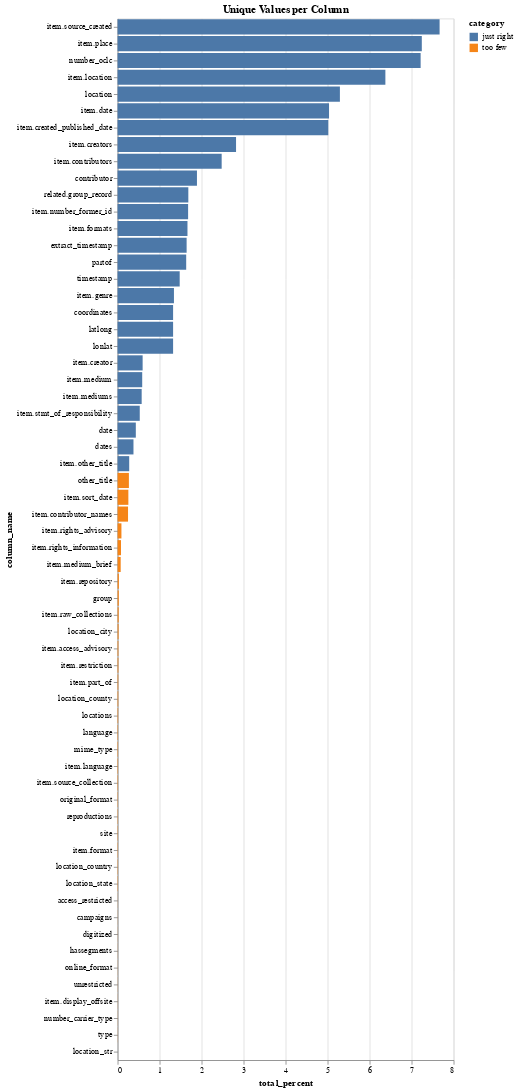

Notebook code for this chart:
### Code cell
chart = alt.Chart(unique_vals[unique_vals.total_percent < 10]).mark_bar().encode(
    y=alt.Y('column_name', sort='-x'),
    x='total_percent',
    color='category'
).properties(
    title='Unique Values per Column'
)
chart

### Figure 1 — Vega-Lite specification as saved in the notebook (floating-point values rounded to 4 significant figures)
{"config": {"view": {"continuousWidth": 400, "continuousHeight": 300}}, "data": {"name": "data-163a6dc8fb84ead27026590498b57822"}, "mark": "bar", "encoding": {"color": {"field": "category", "type": "nominal"}, "x": {"field": "total_percent", "type": "quantitative"}, "y": {"field": "column_name", "sort": "-x", "type": "nominal"}}, "title": "Unique Values per Column", "$schema": "https://vega.github.io/schema/vega-lite/v4.17.0.json", "datasets": {"data-163a6dc8fb84ead27026590498b57822": [{"column_name": "access_restricted", "unique_values": 1, "total_percent": 0.002536, "category": "too few"}, {"column_name": "campaigns", "unique_values": 1, "total_percent": 0.002536, "category": "too few"}, {"column_name": "contributor", "unique_values": 745, "total_percent": 1.889, "category": "just right"}, {"column_name": "coordinates", "unique_values": 521, "total_percent": 1.321, "category": "just right"}, {"column_name": "date", "unique_values": 171, "total_percent": 0.4337, "category": "just right"}, {"column_name": "digitized", "unique_values": 1, "total_percent": 0.002536, "category": "too few"}, {"column_name": "extract_timestamp", "unique_values": 648, "total_percent": 1.643, "category": "just right"}, {"column_name": "group", "unique_values": 11, "total_percent": 0.0279, "category": "too few"}, {"column_name": "hassegments", "unique_values": 1, "total_percent": 0.002536, "category": "too few"}, {"column_name": "language", "unique_values": 4, "total_percent": 0.01014, "category": "too few"}, {"column_name": "latlong", "unique_values": 521, "total_percent": 1.321, "category": "just right"}, {"column_name": "location", "unique_values": 2087, "total_percent": 5.293, "category": "just right"}, {"column_name": "location_str", "unique_values": 0, "total_percent": 0.0, "category": "too few"}, {"column_name": "locations", "unique_values": 5, "total_percent": 0.01268, "category": "too few"}, {"column_name": "lonlat", "unique_values": 521, "total_percent": 1.321, "category": "just right"}, {"column_name": "mime_type", "unique_values": 4, "total_percent": 0.01014, "category": "too few"}, {"column_name": "online_format", "unique_values": 1, "total_percent": 0.002536, "category": "too few"}, {"column_name": "original_format", "unique_values": 3, "total_percent": 0.007608, "category": "too few"}, {"column_name": "other_title", "unique_values": 106, "total_percent": 0.2688, "category": "too few"}, {"column_name": "partof", "unique_values": 644, "total_percent": 1.633, "category": "just right"}, {"column_name": "reproductions", "unique_values": 3, "total_percent": 0.007608, "category": "too few"}, {"column_name": "site", "unique_values": 3, "total_percent": 0.007608, "category": "too few"}, {"column_name": "timestamp", "unique_values": 583, "total_percent": 1.479, "category": "just right"}, {"column_name": "unrestricted", "unique_values": 1, "total_percent": 0.002536, "category": "too few"}, {"column_name": "item.contributors", "unique_values": 977, "total_percent": 2.478, "category": "just right"}, {"column_name": "item.created_published_date", "unique_values": 1978, "total_percent": 5.016, "category": "just right"}, {"column_name": "item.creators", "unique_values": 1112, "total_percent": 2.82, "category": "just right"}, {"column_name": "item.date", "unique_values": 1985, "total_percent": 5.034, "category": "just right"}, {"column_name": "item.display_offsite", "unique_values": 1, "total_percent": 0.002536, "category": "too few"}, {"column_name": "item.format", "unique_values": 3, "total_percent": 0.007608, "category": "too few"}, {"column_name": "item.formats", "unique_values": 656, "total_percent": 1.664, "category": "just right"}, {"column_name": "item.genre", "unique_values": 529, "total_percent": 1.342, "category": "just right"}, {"column_name": "item.language", "unique_values": 4, "total_percent": 0.01014, "category": "too few"}, {"column_name": "item.location", "unique_values": 2514, "total_percent": 6.376, "category": "just right"}, {"column_name": "item.medium", "unique_values": 231, "total_percent": 0.5858, "category": "just right"}, {"column_name": "item.medium_brief", "unique_values": 29, "total_percent": 0.07355, "category": "too few"}, {"column_name": "item.mediums", "unique_values": 226, "total_percent": 0.5732, "category": "just right"}, {"column_name": "item.place", "unique_values": 2856, "total_percent": 7.243, "category": "just right"}, {"column_name": "item.repository", "unique_values": 12, "total_percent": 0.03043, "category": "too few"}, {"column_name": "item.rights_advisory", "unique_values": 36, "total_percent": 0.0913, "category": "too few"}, {"column_name": "item.rights_information", "unique_values": 32, "total_percent": 0.08115, "category": "too few"}, {"column_name": "item.sort_date", "unique_values": 101, "total_percent": 0.2561, "category": "too few"}, {"column_name": "item.source_created", "unique_values": 3023, "total_percent": 7.667, "category": "just right"}, {"column_name": "related.group_record", "unique_values": 664, "total_percent": 1.684, "category": "just right"}, {"column_name": "dates", "unique_values": 149, "total_percent": 0.3779, "category": "just right"}, {"column_name": "item.creator", "unique_values": 235, "total_percent": 0.596, "category": "just right"}, {"column_name": "number_oclc", "unique_values": 2845, "total_percent": 7.215, "category": "just right"}, {"column_name": "number_carrier_type", "unique_values": 1, "total_percent": 0.002536, "category": "too few"}, {"column_name": "type", "unique_values": 1, "total_percent": 0.002536, "category": "too few"}, {"column_name": "item.raw_collections", "unique_values": 10, "total_percent": 0.02536, "category": "too few"}, {"column_name": "item.other_title", "unique_values": 109, "total_percent": 0.2764, "category": "just right"}, {"column_name": "item.access_advisory", "unique_values": 7, "total_percent": 0.01775, "category": "too few"}, {"column_name": "item.restriction", "unique_values": 7, "total_percent": 0.01775, "category": "too few"}, {"column_name": "item.number_former_id", "unique_values": 662, "total_percent": 1.679, "category": "just right"}, {"column_name": "item.stmt_of_responsibility", "unique_values": 208, "total_percent": 0.5275, "category": "just right"}, {"column_name": "item.contributor_names", "unique_values": 98, "total_percent": 0.2485, "category": "too few"}, {"column_name": "item.part_of", "unique_values": 6, "total_percent": 0.01522, "category": "too few"}, {"column_name": "item.source_collection", "unique_values": 4, "total_percent": 0.01014, "category": "too few"}, {"column_name": "location_city", "unique_values": 9, "total_percent": 0.02282, "category": "too few"}, {"column_name": "location_country", "unique_values": 3, "total_percent": 0.007608, "category": "too few"}, {"column_name": "location_state", "unique_values": 3, "total_percent": 0.007608, "category": "too few"}, {"column_name": "location_county", "unique_values": 6, "total_percent": 0.01522, "category": "too few"}]}}
